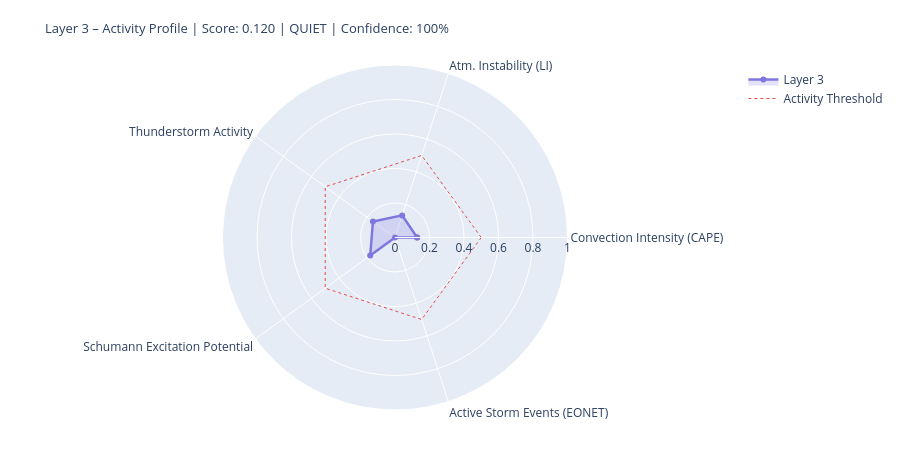

This figure's notebook cell:
### Markdown cell above
---
## 4. State Assessment & Handoff to Layer 4/5

### Code cell
# ============================================================
# LAYER-3-SCORE
# Five dynamic components
# ============================================================

def norm(v, lo, hi):
    if v is None or (isinstance(v, float) and math.isnan(v)): return None
    return round(max(0.0, min(1.0, (v - lo) / (hi - lo))), 4)

# --- 1) Convection intensity (global CAPE mean) ---
cape_mean = df_atm['cape'].dropna().mean() if not df_atm.empty else None
conv_score = norm(cape_mean, 0, 3000)
conv_src   = 'primary' if cape_mean is not None else 'missing'

# --- 2) Atmospheric instability (LI mean) ---
li_mean   = df_atm['li'].dropna().mean() if not df_atm.empty else None
# Negative LI = unstable → higher score
instab_score = norm(-li_mean if li_mean is not None else None, -6, 6)
instab_src   = 'primary' if li_mean is not None else 'missing'

# --- 3) Thunderstorm activity (mean thunder score + WMO count) ---
thunder_mean = df_atm['thunder_score'].mean() if not df_atm.empty else None
n_thunder    = int(df_atm['thunderstorm'].sum()) if not df_atm.empty else 0
thunder_score_val = norm(
    (thunder_mean or 0) * 0.7 + n_thunder * 0.1, 0, 1.0
) if thunder_mean is not None else None
thunder_src = 'primary'

# --- 4) Schumann excitation potential (weighted Schumann contribution) ---
schumann_pot = df_atm['schumann_contribution'].mean() if not df_atm.empty else None
# Boosted by Layer-2 thunderstorm trigger
if schumann_pot is not None and l2_thunder:
    schumann_pot = min(1.0, schumann_pot * 1.2)
schumann_score = norm(schumann_pot, 0, 1.0) if schumann_pot is not None else None
schumann_src   = 'derived'

# --- 5) Storm activity (NASA EONET) ---
# Distinction: None = data not loaded, 0.0 = loaded but no events
storm_score = None
storm_src   = 'missing'
if raw.get('storms') is not None:          # API reached successfully
    storm_score = norm(len(storm_events), 0, 30) if storm_events else 0.0
    storm_src   = 'primary'

# X-Ray and Kp: context only, not in dynamic score
# (X-Ray = Layer-0/4 driver; Kp = geomagnetic index, not a lightning proxy)
xray_context = None
if raw.get('xray'):
    df_xc = pd.DataFrame(raw['xray'])
    fc = next((c for c in df_xc.columns
               if any(k in c.lower() for k in ['flux','long']) and 'time' not in c.lower()),
              df_xc.columns[1])
    df_xc[fc] = pd.to_numeric(df_xc[fc], errors='coerce')
    xray_last = df_xc[fc].dropna().iloc[-1] if not df_xc[fc].dropna().empty else None
    if xray_last:
        xray_class = ('X' if xray_last>=1e-4 else 'M' if xray_last>=1e-5
                      else 'C' if xray_last>=1e-6 else 'B')
        xray_context = {'flux': float(xray_last), 'class': xray_class}
        print(f'X-Ray context: {xray_class}-class ({xray_last:.2e} W/m²)')

# --- Aggregate ---
COMPONENTS = {
    'Convection Intensity (CAPE)':  {'score': conv_score,       'source': conv_src,    'dynamic': True},
    'Atm. Instability (LI)':         {'score': instab_score,     'source': instab_src,  'dynamic': True},
    'Thunderstorm Activity':              {'score': thunder_score_val, 'source': thunder_src, 'dynamic': True},
    'Schumann Excitation Potential':   {'score': schumann_score,   'source': schumann_src,'dynamic': True},
    'Active Storm Events (EONET)': {'score': storm_score,      'source': storm_src,   'dynamic': True},
}

available   = {k: v['score'] for k, v in COMPONENTS.items() if v['score'] is not None}
unavailable = [k for k, v in COMPONENTS.items() if v['score'] is None]
layer3_score = round(sum(available.values()) / len(available), 4) if available else None
confidence   = round(len(available) / len(COMPONENTS), 2)
level = ('unknown' if layer3_score is None
         else 'quiet'   if layer3_score < 0.3
         else 'moderate' if layer3_score < 0.6
         else 'active')
dominant_l3 = max(available, key=available.get) if available else 'none'

# --- Ausgabe ---
W = 68
print('=' * W)
print('LAYER 3 – ATMOSPHERE / WEATHER / THUNDERSTORMS – STATE ASSESSMENT')
print('=' * W)
for name, comp in COMPONENTS.items():
    s = comp['score']
    if s is not None:
        bar = '█' * int(s * 20) + '░' * (20 - int(s * 20))
        print(f'  {name:<36} {bar}  {s:.3f}  [{comp["source"]}]')
    else:
        print(f'  {name:<36} {"─" * 20}  n/a   [missing]')
print('-' * W)
print(f'  Score:        {layer3_score:.3f}  ({len(available)}/{len(COMPONENTS)} components)')
print(f'  Confidence:   {confidence:.0%}')
print(f'  Level:        {level.upper()}')
print(f'  Dominant:     {dominant_l3}')
print(f'  CAPE mean:    {cape_mean:.0f} J/kg' if cape_mean else '  CAPE mean:    n/a')
print(f'  LI mean:      {li_mean:.1f} K' if li_mean is not None else '  LI mean:      n/a')
print(f'  Thunderstorms:{n_thunder} points (WMO)  +  {len(storm_events)} NASA EONET')
print('=' * W)

# Radar
cats   = list(available.keys())
vals_r = list(available.values())
if len(cats) >= 3:
    fig = go.Figure()
    fig.add_trace(go.Scatterpolar(
        r=vals_r + [vals_r[0]], theta=cats + [cats[0]],
        fill='toself', fillcolor='rgba(127,119,221,0.22)',
        line=dict(color='#7F77DD', width=2.5), name='Layer 3'
    ))
    fig.add_trace(go.Scatterpolar(
        r=[0.5] * (len(cats)+1), theta=cats + [cats[0]],
        line=dict(color='#E24B4A', dash='dot', width=1),
        mode='lines', name='Activity Threshold'
    ))
    fig.update_layout(
        title=dict(
            text=f'Layer 3 – Activity Profile | Score: {layer3_score:.3f} | {level.upper()} | Confidence: {confidence:.0%}',
            font=dict(size=13)
        ),
        polar=dict(radialaxis=dict(visible=True, range=[0, 1])),
        height=450, showlegend=True,
        margin=dict(l=60, r=60, t=65, b=40)
    )
    fig.show()

### Figure 1 — Plotly figure (JSON) as saved in the notebook; plotly's stock layout.template omitted (floating-point values rounded to 4 significant figures)
{"data": [{"fill": "toself", "fillcolor": "rgba(127,119,221,0.22)", "line": {"color": "#7F77DD", "width": 2.5}, "name": "Layer 3", "r": [0.1283, 0.1347, 0.158, 0.1777, 0.0, 0.1283], "theta": ["Convection Intensity (CAPE)", "Atm. Instability (LI)", "Thunderstorm Activity", "Schumann Excitation Potential", "Active Storm Events (EONET)", "Convection Intensity (CAPE)"], "type": "scatterpolar"}, {"line": {"color": "#E24B4A", "dash": "dot", "width": 1}, "mode": "lines", "name": "Activity Threshold", "r": [0.5, 0.5, 0.5, 0.5, 0.5, 0.5], "theta": ["Convection Intensity (CAPE)", "Atm. Instability (LI)", "Thunderstorm Activity", "Schumann Excitation Potential", "Active Storm Events (EONET)", "Convection Intensity (CAPE)"], "type": "scatterpolar"}], "layout": {"height": 450, "margin": {"b": 40, "l": 60, "r": 60, "t": 65}, "polar": {"radialaxis": {"range": [0, 1], "visible": true}}, "showlegend": true, "title": {"font": {"size": 13}, "text": "Layer 3 – Activity Profile | Score: 0.120 | QUIET | Confidence: 100%"}}}
